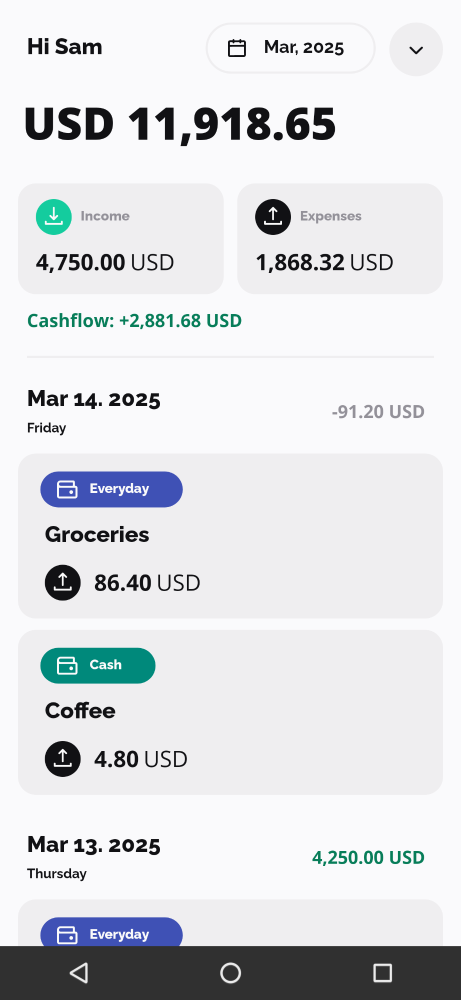
#> input picture feature/home/src/test/snapshots/images/com.ivy.home_HomePaparazziTest_snapshot Home Screen[Light].png, 461 x 1000 px
$ python readme_screenshots.py
#> lines starting #> are read from the running program, lines starting #| are printed output that depends on the picture; after the words box and inside, x2 and y2 are one past the last pixel; in counts of white or black regions, pixels touching at a corner belong together
#!/usr/bin/env python3
"""Builds the README screenshots in docs/screenshots from the Paparazzi golden images.

The goldens are rendered from Compose previews with generic sample data (no real
accounts, names or amounts). This script removes the emulated system navigation bar
and rounds the corners.

Usage (requires Pillow: `pip install pillow`):
    ./gradlew recordPaparazziDebug
    python3 scripts/readme_screenshots.py
"""
from pathlib import Path

from PIL import Image, ImageDraw

ROOT = Path(__file__).resolve().parent.parent
OUT = ROOT / "docs" / "screenshots"

# docs file name -> Paparazzi golden (relative to the repo root)
SHOTS = {
    "home-light.png": "feature/home/src/test/snapshots/images/"
    "com.ivy.home_HomePaparazziTest_snapshot Home Screen[Light].png",
    "home-dark.png": "feature/home/src/test/snapshots/images/"
    "com.ivy.home_HomePaparazziTest_snapshot Home Screen[Dark].png",
    "accounts-light.png": "feature/accounts/src/test/snapshots/images/"
    "com.ivy.accounts_AccountsTabPaparazziTest_snapshot accountTab nonCompact composable[Light].png",
    "add-menu-light.png": "feature/main/src/test/snapshots/images/"
    "com.ivy.main_MainFabMenuPaparazziTest_snapshot add transaction menu[Light].png",
    "period-picker-light.png": "feature/home/src/test/snapshots/images/"
    "com.ivy.home_HomeOverlaysPaparazziTest_snapshot period picker[Light].png",
    "more-menu-light.png": "feature/home/src/test/snapshots/images/"
    "com.ivy.home_HomeOverlaysPaparazziTest_snapshot more menu[Light].png",
    "support-light.png": "feature/settings/src/test/snapshots/images/"
    "com.ivy.settings_SupportSectionPaparazziTest_snapshot support section[Light].png",
}

NAV_BAR_COLOR = (48, 48, 48)  # Paparazzi's emulated 3-button navigation bar
CORNER_RADIUS_FRACTION = 0.065  # of the image width


def crop_nav_bar(img: Image.Image) -> Image.Image:
    """Crops the emulated system navigation bar at the bottom, if present."""
    px = img.load()
    w, h = img.size
#> w = 461; h = 1000
    y = h - 1
#> y = 999
    while y > h // 2 and px[2, y][:3] == NAV_BAR_COLOR and px[w - 3, y][:3] == NAV_BAR_COLOR:
        y -= 1
#> this loop made 53 passes
#> y on passes 1 to 12: 998, 997, 996, 995, 994, 993, 992, 991, 990, 989, 988, 987
#> after the loop, y = 946
    return img.crop((0, 0, w, y + 1)) if y < h - 1 else img
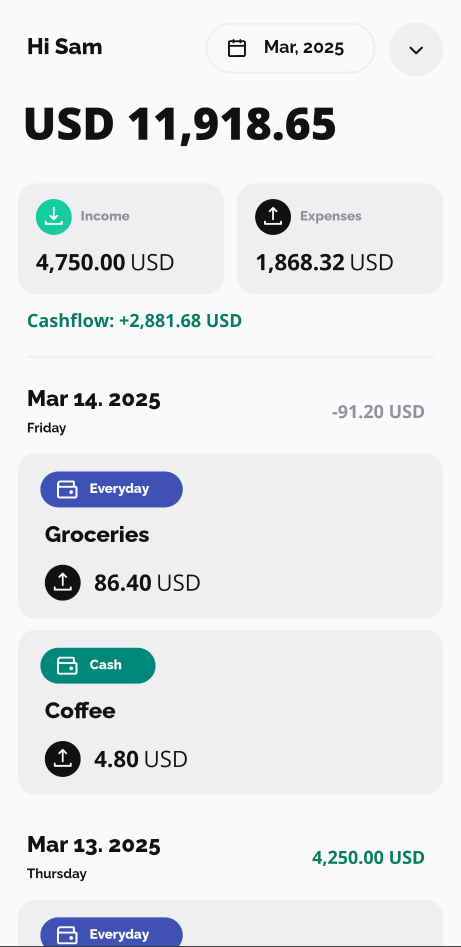
#> returned value: PIL image 461x947 RGB; mean R, G, B 229.9, 231.8, 235.2


def round_corners(img: Image.Image) -> Image.Image:
    w, h = img.size
#> w = 461; h = 947
    scale = 4  # supersampled mask for smooth, anti-aliased corners
    radius = int(w * CORNER_RADIUS_FRACTION) * scale
#> radius = 116
    mask = Image.new("L", (w * scale, h * scale), 0)
#> mask: PIL image 1844x3788 L; every value is 0
    ImageDraw.Draw(mask).rounded_rectangle((0, 0, w * scale - 1, h * scale - 1), radius, fill=255)
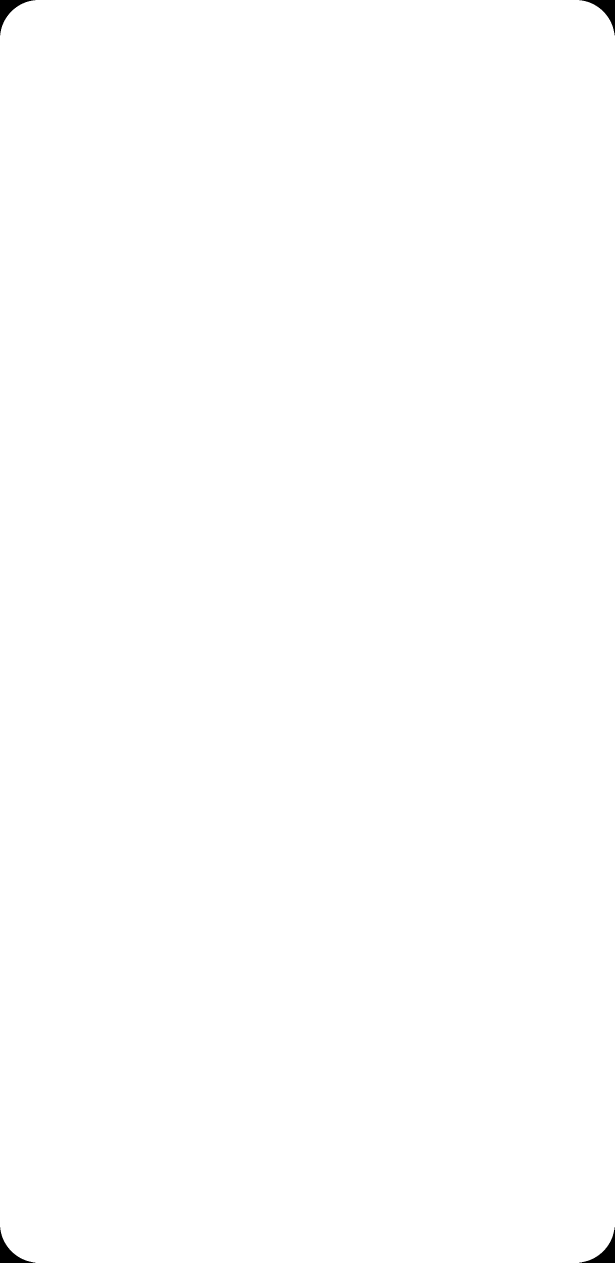
#> mask: PIL image 1844x3788 L (shown at 1/3 size); 99.8% white; 4 black regions, box (x1, y1, x2, y2) and area: (0, 0, 106, 106) 2922, (1738, 0, 1844, 106) 2922, (0, 3682, 106, 3788) 2922, (1738, 3682, 1844, 3788) 2922
    out = img.convert("RGBA")
    out.putalpha(mask.resize((w, h), Image.LANCZOS))
    return out


def main() -> None:
    OUT.mkdir(parents=True, exist_ok=True)
    for name, src in SHOTS.items():
        img = Image.open(ROOT / src).convert("RGB")
        round_corners(crop_nav_bar(img)).save(OUT / name, optimize=True)
        print(f"wrote docs/screenshots/{name}")
#> pass 2 of the loop in main, `for name, src in SHOTS.items():`:
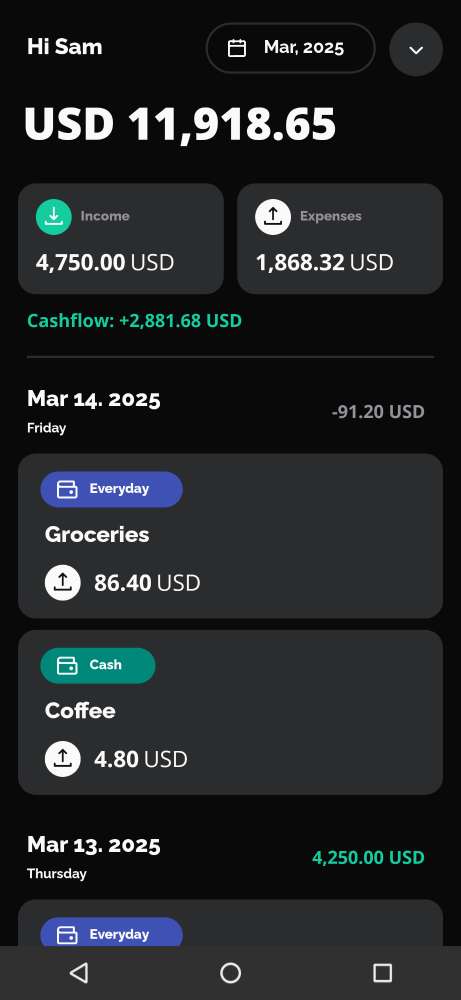
#> input picture feature/home/src/test/snapshots/images/com.ivy.home_HomePaparazziTest_snapshot Home Screen[Dark].png, 461 x 1000 px
#> the loop in crop_nav_bar (call 2), `while y > h // 2 and px[2, y][:3] == NAV_BAR_COLOR and px[w - 3, y][:3..` made 53 passes
#> after the loop in crop_nav_bar (call 2), `while y > h // 2 and px[2, y][:3] == NAV_BAR_COLOR and px[w - 3, y][:3..`: y = 946
#> in crop_nav_bar (call 2), `return img.crop((0, 0, w, y + 1)) if y < h - 1 else img`:
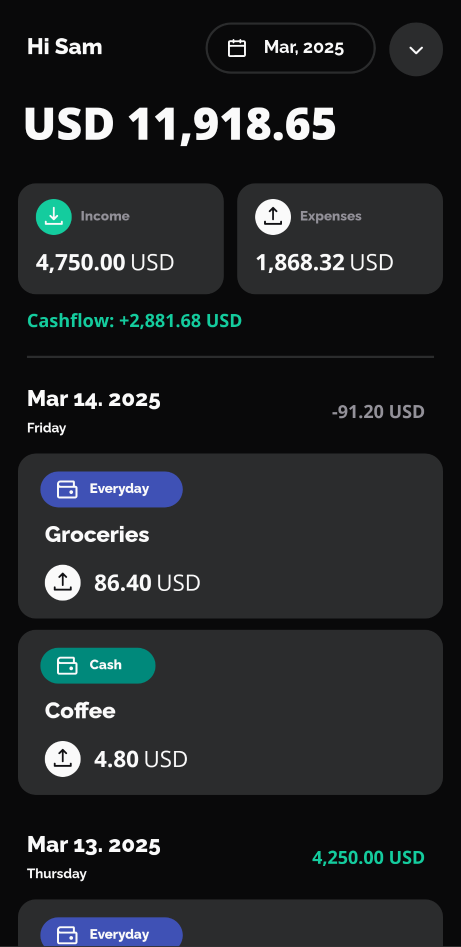
#> returned value: PIL image 461x947 RGB; mean R, G, B 34.2, 37.2, 39.5
#> pass 3 of the loop in main, `for name, src in SHOTS.items():`:
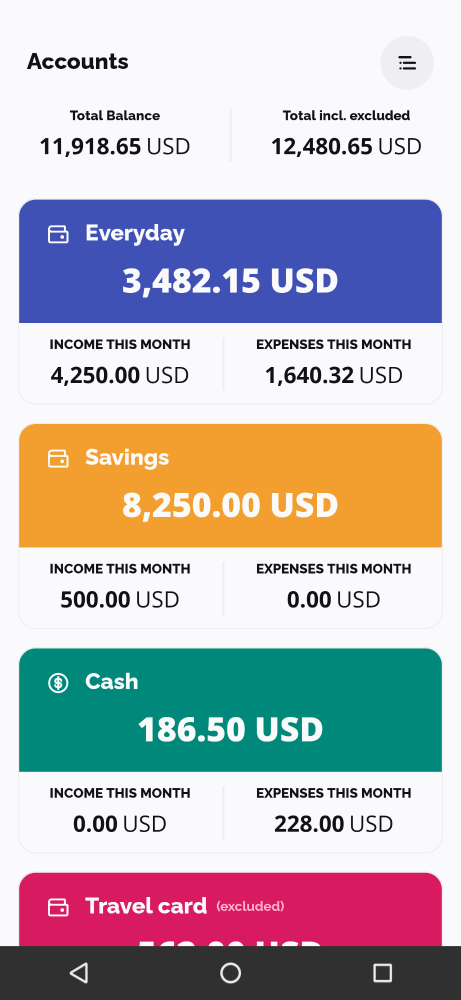
#> input picture feature/accounts/src/test/snapshots/images/com.ivy.accounts_AccountsTabPaparazziTest_snapshot accountTab nonCompact composable[Light].png, 461 x 1000 px
#> the loop in crop_nav_bar (call 3), `while y > h // 2 and px[2, y][:3] == NAV_BAR_COLOR and px[w - 3, y][:3..` made 53 passes
#> in crop_nav_bar (call 3), `return img.crop((0, 0, w, y + 1)) if y < h - 1 else img`:
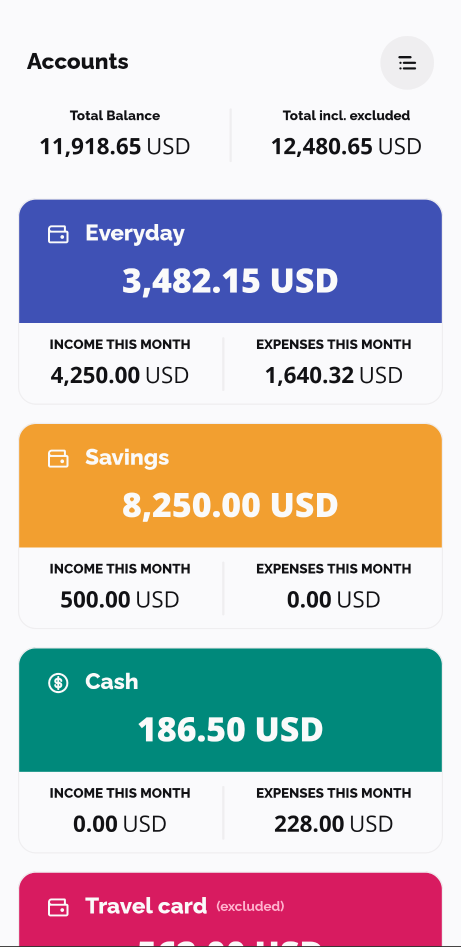
#> returned value: PIL image 461x947 RGB; mean R, G, B 191.3, 186.8, 189.8
#> the loop made 4 passes; the first 3 are shown


if __name__ == "__main__":
#> (the run stopped early here; a loop or call above may not have finished)
